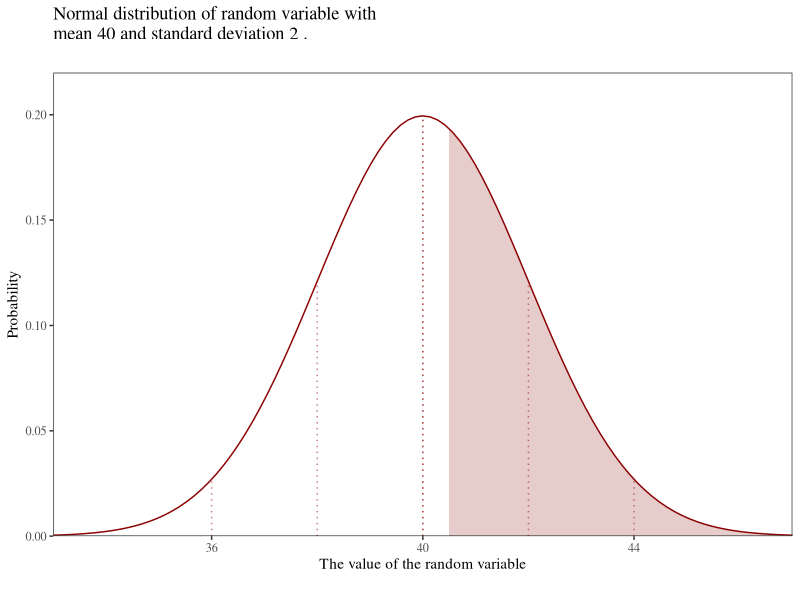

This chart was generated by the following R code:
## ---- chunk 1
knitr::opts_chunk$set(echo = TRUE)
suppressWarnings(suppressMessages(suppressPackageStartupMessages(library(tidyverse))))

## ---- chunk 2

library(tidyverse)

# Enter required values in this section:
# ---------------------------------------------------------------------------------------------------------------------------------
# What does the random variable describe:
x_name <- "value of the random variable"

# Parameters mean and standard deviation:
mu <- 40
sigma <- 2

# Chosen value of random variable to use as bound of shaded area:
xval <- 40.5

# Choose a colour for your plot:
clr <- "darkred"

# ---------------------------------------------------------------------------------------------------------------------------------

tick_posn <- c(-3, -2, -1, 0 , 1, 2, 3)

ymax <-  dnorm(mu, mean = mu, sd = sigma)

xlim_lo <- 0
xlim_hi <- 0

if (xval < mu | xval == mu) {
  auc_lo <- 0.0001
  auc_hi <- qnorm(xval, mean = mu, sd = sigma)
  xlim_lo <- mu - (3.5 * sigma)
  xlim_hi <- xval
} else {
  auc_lo <- xval
  auc_hi <- qnorm(0.9999, mean = mu, sd = sigma)
  xlim_lo <- xval
  xlim_hi <- mu + (3.5 * sigma)
}

funcShadeAUC <- function(xval) {
    y <- dnorm(xval, mean = mu, sd = sigma)
    y[xval < auc_lo | xval > auc_hi] <- NA
    return(y)
}

base <- ggplot()

base +
  geom_function(
    fun = dnorm, 
    args = list(mean = mu, sd = sigma), 
    colour = clr
  ) +
  stat_function(
    fun = funcShadeAUC,
    geom = "area",
    fill = clr,
    alpha=0.2, 
    xlim = c(xlim_lo, xlim_hi)
  ) +
  geom_segment(
    aes(
      x = mu, 
      y = 0, 
      xend = mu, 
      yend = dnorm(mu, mean = mu, sd = sigma)
      ), 
    linetype = "dotted", 
    colour = clr, 
    alpha = 0.5
  ) +
  geom_segment(
    aes(
      x = mu, 
      y = 0, 
      xend = mu, 
      yend = dnorm(mu, mean = mu, sd = sigma)
      ), 
    linetype = "dotted", 
    colour = clr, 
    alpha = 0.5
  ) +
  geom_segment(
    aes(
      x = mu - sigma, 
      y = 0, 
      xend = mu - sigma, 
      yend = dnorm(mu - sigma, mean = mu, sd = sigma)
      ), 
    linetype = "dotted", 
    colour = clr, 
    alpha = 0.5
  ) +
  theme_bw() + 
  theme(
    text = element_text(family="serif")
  ) +
  geom_segment(
    aes(
      x = mu - (2 * sigma), 
      y = 0, 
      xend = mu - (2 * sigma), 
      yend = dnorm(mu - (2 * sigma), mean = mu, sd = sigma)
      ), 
    linetype = "dotted", 
    colour = clr, 
    alpha = 0.5
  ) +
  geom_segment(
    aes(
      x = mu + sigma, 
      y = 0, 
      xend = mu + sigma, 
      yend = dnorm(mu + sigma, mean = mu, sd = sigma)
      ), 
    linetype = "dotted", 
    colour = clr, 
    alpha = 0.5
  ) +
  theme_bw() + 
  geom_segment(
    aes(
      x = mu + (2 * sigma), 
      y = 0, 
      xend = mu + (2 * sigma), 
      yend = dnorm(mu + (2 * sigma), mean = mu, sd = sigma)
      ), 
    linetype = "dotted", 
    colour = clr, 
    alpha = 0.5
  ) +
  theme_bw() + 
  theme(
    text = element_text(family="serif")
  ) +
  labs(
    title = paste(
      "Normal distribution of random variable with \nmean", sep = " ", 
      mu, 
      "and standard deviation", 
      sigma, 
      "."), 
    subtitle = "", 
    caption = "",  
    y = "Probability",
    x = paste("The ", x_name, sep = "") 
  ) +
  scale_x_continuous(
    expand = c(0, 0), # gap between axis and (0, 0)
    limits = c(mu - (3.5 * sigma), mu + (3.5 * sigma)) 
    # breaks = mu  + (tick_posn * sigma),
    # labels = c("-3sd", "-2sd", "-1sd", mu, "+1sd", "+2sd", "+3sd")
    ) +
  scale_y_continuous(
    limits = c(0, round(ymax * 1.1, digits = 2)),
    breaks = seq(0, ymax * 1.1, by = 0.05),
    expand = c(0, 0)
    ) +
  theme(
    panel.grid = element_line(colour = "white")
  )
  
